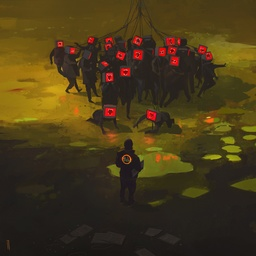
#> input picture Processamento_img/imagem13.jpg, 256 x 256 px, shrunk from 1920 x 1920 before the run, given in place of teste009.png, which was not available
$ python preenchimentodeFormasCORRETO.py
#> lines starting #> are read from the running program, lines starting #| are printed output that depends on the picture; after the words box and inside, x2 and y2 are one past the last pixel; in counts of white or black regions, pixels touching at a corner belong together; pictures that were not available may be replaced by others from this repository, and a replacement may not be noted
### morf/funcs_morf.py
# -*- coding: utf-8 -*-
"""
Created on Tue Oct 10 14:19:36 2023

@author: rodri
"""


# [17 lines left out: function fit, not called in this run]

def hit(mascara, img, px, py):
    # Calcula o tamanho da máscara
    halfX = len(mascara) // 2
    halfY = len(mascara[0]) // 2

    # Verifica se a máscara se encaixa na imagem
    if px + halfX >= len(img) or px - halfX < 0:
        return False
    if py + halfY >= len(img[0]) or py - halfY < 0:
        return False

    # Verifica se a máscara coincide com a imagem
    for i in range(len(mascara)):
        for j in range(len(mascara[0])):
            if mascara[i][j] == 1:
                if img[px - halfX + i][py - halfY + j] == 0:
                    return False
    return True

### morf/preenchimentodeFormasCORRETO.py
# -*- coding: utf-8 -*-
"""
Created on Sat Nov 25 17:28:58 2023

@author: rodri
"""

import cv2
import numpy
import funcs_morf as morf

img     = ('teste009.png')
imagem  = cv2.imread(img)
#> imagem is the input picture: shape (256, 256, 3); mean B, G, R 25.1, 57.2, 71.8


##kernel_size = int(input("Digite o tamanho da matriz da máscara (ímpar): "))


kernel_mascara = ([[0, 1, 0],
                   [1, 1, 1],
                   [0, 1, 0]])
"""
print("Digite os valores da máscara:")
for i in range(kernel_size):
    for j in range(kernel_size):
        valor = float(input(f"Valor para a posição ({i},{j}): "))
        kernel_mascara[i, j] = valor
"""


cinza   = numpy.zeros( (imagem.shape[0], imagem.shape[1]), dtype=numpy.uint8 )
for i in range( imagem.shape[0] ):
    for j in range( imagem.shape[1] ):
        cinza[i][j] = imagem[i][j].sum() // 3
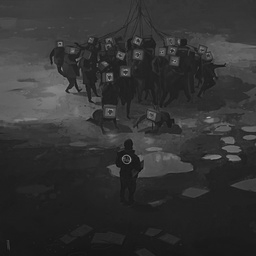
#> cinza: shape (256, 256); min 18, max 168, mean 51

imgPB = numpy.zeros( (imagem.shape[0], imagem.shape[1]), dtype=numpy.uint8 )
for i in range( imagem.shape[0] ):
    for j in range( imagem.shape[1] ):
        if cinza[i][j] >128:
            imgPB[i][j] =255
        else:
            imgPB[i][j] =0
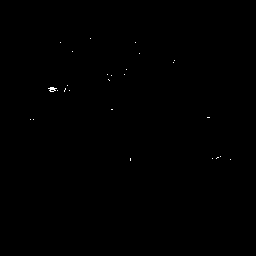
#> imgPB: shape (256, 256); 0.09% white in thin lines or dots, all inside (x1, y1, x2, y2) = (30, 38, 231, 161)

imgA  = numpy.ones( (imagem.shape[0], imagem.shape[1]), dtype=numpy.uint8 )*255
x, y = 48, 17  # Substitua esses valores pelas coordenadas desejadas


imgA[y, x] = 0


imgB = numpy.ones( (imagem.shape[0], imagem.shape[1]), dtype=numpy.uint8 )*255
resultado_intersecao  = numpy.ones( (imagem.shape[0], imagem.shape[1]), dtype=numpy.uint8 )*255


testeee = resultado_intersecao
for i in range( imagem.shape[0] ):
    for j in range( imagem.shape[1] ):
        if morf.hit(kernel_mascara, imgA, i, j):
            imgB[i][j] = 0
        else:
            imgB[i][j] = 255
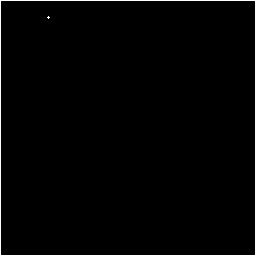
#> imgB: shape (256, 256); 1.6% white in thin lines or dots


for i in range(imagem.shape[0]):
    for j in range(imagem.shape[1]):
        if imgB[i, j] == 0 and imgPB[i, j] == 255:
           resultado_intersecao[i, j] = 0
        else:
            resultado_intersecao[i, j] = 255

resultado_intersecao_anterior = numpy.ones((imagem.shape[0], imagem.shape[1]), dtype=numpy.uint8) * 255
while not numpy.array_equal(resultado_intersecao, resultado_intersecao_anterior):
    resultado_intersecao_anterior = resultado_intersecao.copy()

    for i in range(imagem.shape[0]):
        for j in range(imagem.shape[1]):
#> (the run stopped early here; a loop or call above may not have finished)
